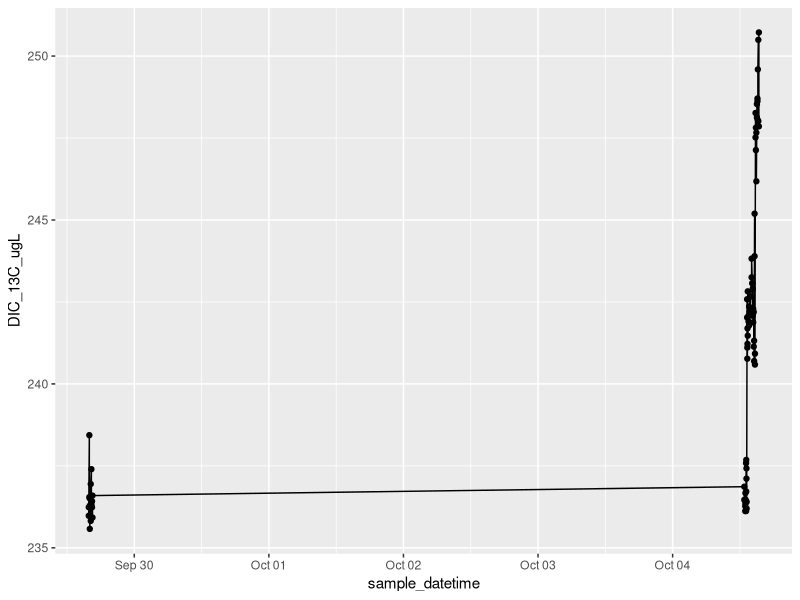
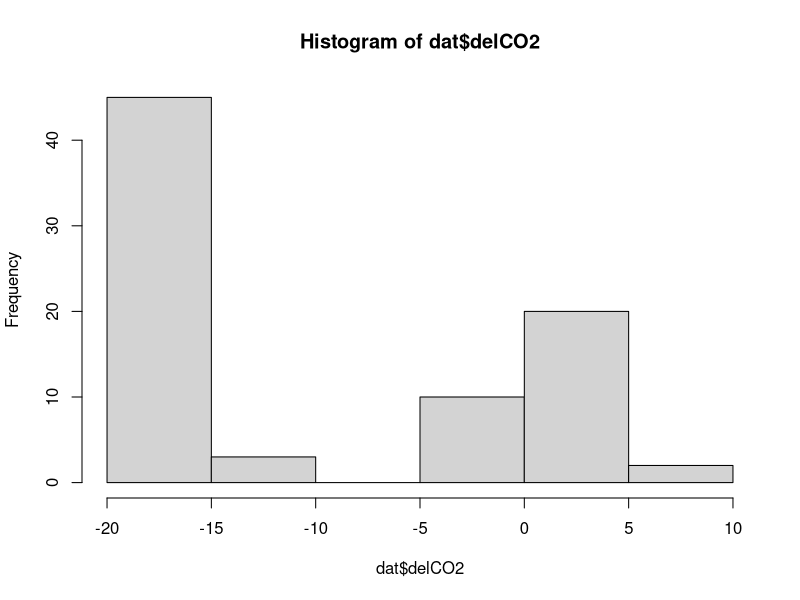
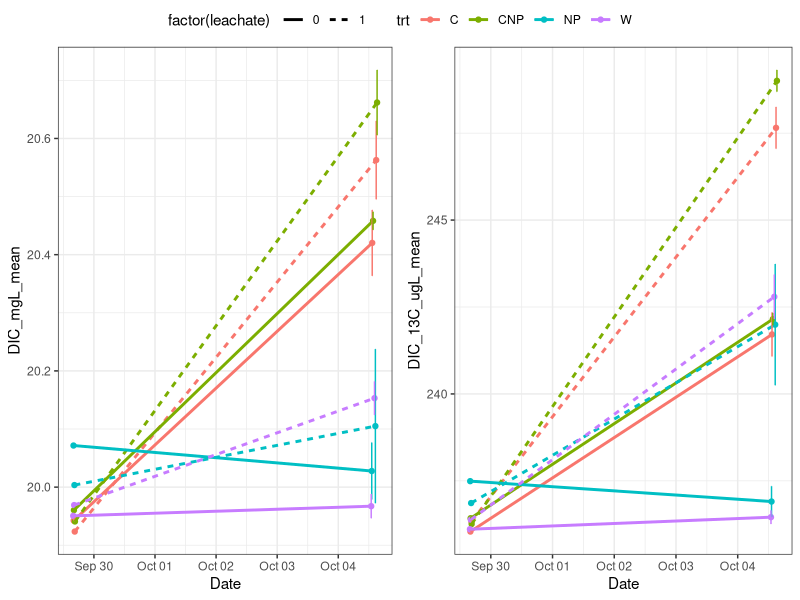
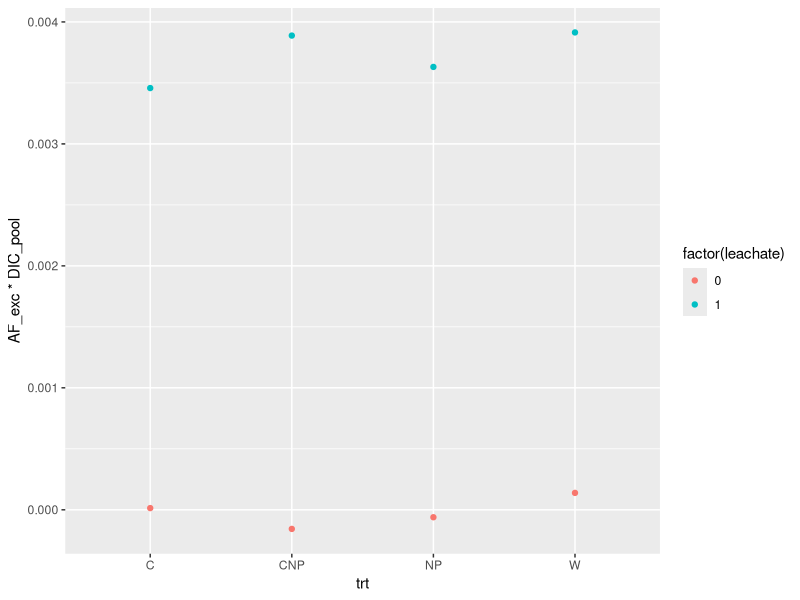
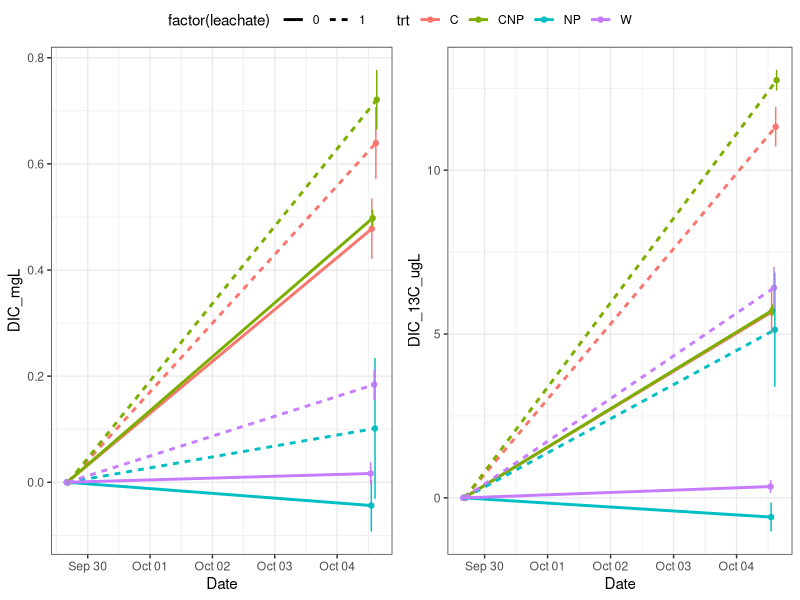
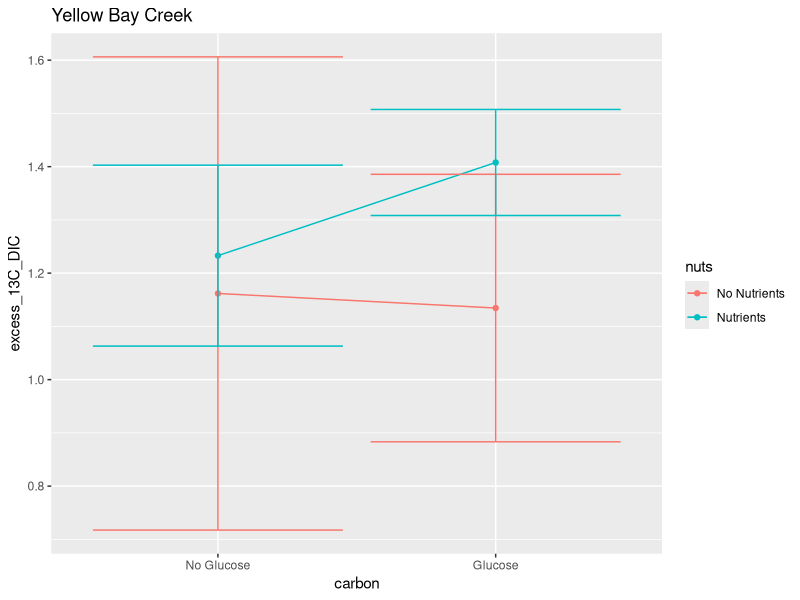
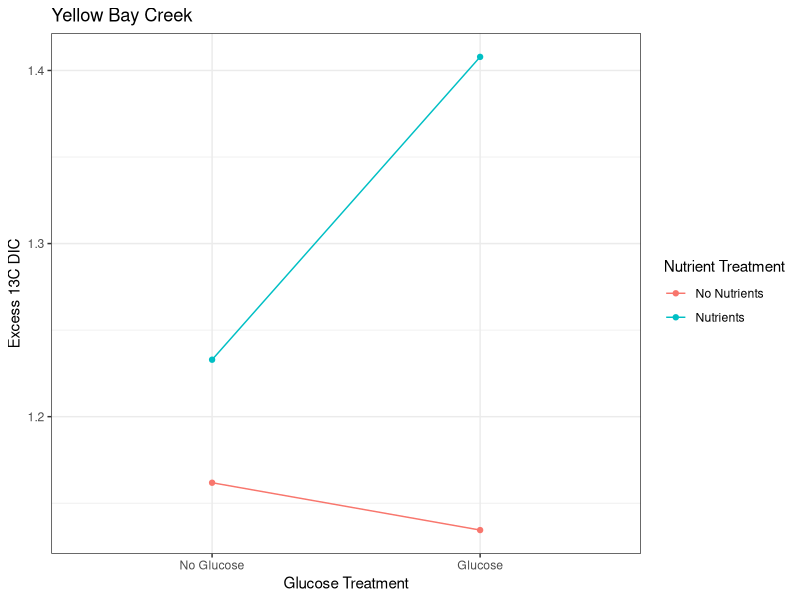

These charts were generated, in order, by the following R code:
library(tidyverse)
library(lubridate)
library(dplyr)


# setup ####
dat <- read_csv("data/Kirby_YBC/ybc_expt.csv")
#alk <- read_csv('data/alkalinity/nw_alkalinity.csv') %>%
 #   filter(!is.na(trt)) %>%
  #  mutate(date = as.Date(date, format = '%m/%d/%Y')) %>%
   # select(-samplenum, -treatment, -vol_acid)
glimpse(dat)


# Functions ####
deltoAF<- function (del) {
  Rst<-0.0112372
  R<-(del/1000+1)*Rst
  AF<-R/(1+R)
  AF

}

AFtodel <- function (AF) {
  Rst<-0.0112372
  R<- AF/(1-AF)
  del<- (R/Rst-1)*1000

  del
}

DICfrom_C_A <- function(K1, K2, C, A){
  H_minus <- (((-K1*C))-sqrt(((K1*C)^2)-(4*-1*A*2*K1*K2*C)))/(2*-1*A)
  pH <- -1*log10(H_minus)
  B <- (K1*C)/H_minus
  Ca <- (K2*B)/H_minus
  D <- C + B + Ca
  A_check <- B + 2*Ca

  l <- list(H_minus, pH, C, B, Ca, D, A, A_check)
  names(l) <- c("H", "pH", "C", "B", "Ca", "D", "A","A check")
  DIC = l$D
  return(DIC)
}

# metadata ####
trts <- data.frame(Treatment = 1:8,
                   trt = c('W',  'NP', 'C', 'CNP','W',  'NP', 'C', 'CNP'),
                   leachate = c(0,0,0,0,1,1,1,1))

# add actual data for this part once we have DOC from Adam
c_source <- read_csv('data/DOC_stock_concentrations.csv')

# There is no clear pattern in the alkalinity data. Take an average:
#alk <- alk %>% filter(final_pH > 4.3) %>%
 #   summarize(alk_meqL = mean(alk_meqL))

dat <- left_join(dat, trts, by = 'Treatment') %>%
    mutate(date = as.Date(sample_datetime))
    #left_join(alk, by = c('batch', 'trt', 'leachate'))

# calculate DIC in the water ####
###testing DIC from pCO2-alk
###partial pressures of CO2 pCO2 in uatm
alk <- 1.622933 # meq/L
# pCO2 <- 30 * 10^(-6) # mol/L
temp <- 273+21
K1 <- exp(290.9097-14554.21/(temp)-45.0575*log(temp))
K2 <- exp(207.6548-11843.79/(temp)-33.6485*log(temp))

# out <-DICfrom_C_A(K1=K1, K2=K2,C=pCO2,A=alk)
dat$DIC_molL <- DICfrom_C_A(K1, K2, dat$CO2_conc_umolL * 10^(-6),
                            alk* 10^-3)
# dat$DIC_13molL <- DICfrom_C_A(K1, K2, dat$CO2_13C_umolL * 10^(-6), alk)
dat$DIC_mgL <- dat$DIC_molL*12.011*1000
# dat$AF = deltoAF(dat$delCO2)
dat$DIC_13C_umolL = dat$DIC_molL * dat$AF *10^6
dat$DIC_13C_ugL = dat$DIC_13C_umolL * 13


dat %>% dplyr::filter(!is.na(Treatment)) %>%
ggplot(aes(x = sample_datetime, y = DIC_13C_ugL))+
  geom_point() + geom_line()

# # Clean up data ####

#dat <- dat %>%
 #   filter(!(batch == 2 & Syringe == '28'),
  #         !is.na(Treatment))

# # Remove high time zero point:
# dat %>% filter(batch == 1, Treatment == 6)
# # It looks like the high one is syringe 8G. Check this in the notes.
#
# dat <- dat %>%
#     filter(!(batch == 1 & Syringe == '8G'),
#            !is.na(Treatment))

hist(dat$delCO2)


# START OF FINAL FIGURES CODE####
# filter to use only the start and end time points
dat_sum <- dat %>%
    group_by(batch, trt, leachate, replicate) %>%
    summarize(across(any_of(c('sample_datetime', 'delCO2', 'DIC_mgL',
                              'DIC_13C_ugL', 'alk_meqL')),
                     .fns = ~mean(., na.rm = T))) %>%
    select(-replicate) %>%
    ungroup()
dat_sum <- dat_sum %>%
    group_by(batch, trt, leachate) %>%
    summarize(across(any_of(c('sample_datetime', 'delCO2', 'DIC_mgL',
                              'DIC_13C_ugL', 'alk_meqL')),
                     .fns = list(mean = ~mean(., na.rm = T),
                                 sd = ~sd(., na.rm = T)))) %>%
    rename(sample_datetime = sample_datetime_mean) %>%
    select(-sample_datetime_sd) %>%
    mutate(across(ends_with('sd'), ~case_when(is.na(.) ~ 0,
                                              TRUE ~ .)))

p12 <- ggplot(dat_sum, aes(sample_datetime, DIC_mgL_mean, col = trt, lty = factor(leachate)))+
    geom_point() + geom_line(size = 1) +
    geom_errorbar(aes(ymin = DIC_mgL_mean - DIC_mgL_sd,
                      ymax = DIC_mgL_mean + DIC_mgL_sd), lty = 1)+
    xlab('Date') +theme_bw()
p13 <- ggplot(dat_sum, aes(sample_datetime, DIC_13C_ugL_mean, col = trt, lty = factor(leachate)))+
    geom_point() + geom_line(size = 1) +
    geom_errorbar(aes(ymin = DIC_13C_ugL_mean - DIC_13C_ugL_sd,
                      ymax = DIC_13C_ugL_mean + DIC_13C_ugL_sd), lty = 1)+
    xlab('Date') +theme_bw()

ggpubr::ggarrange(p12, p13, common.legend = T)

#removing baseline ####

dat_dif <- dat_sum %>%
    mutate(AF = deltoAF(delCO2_mean)) %>%
    select(-starts_with(c('delCO2', 'alk_meqL'))) %>%
    mutate(batch = case_when(batch == 1 ~ 'T0',
                             batch == 2 ~ 'T1'))%>%
    rename(DIC_mgL = DIC_mgL_mean, DIC_13C_ugL = DIC_13C_ugL_mean) %>%
    pivot_wider(names_from = 'batch',
                values_from = c('sample_datetime', 'AF', 'DIC_mgL', 'DIC_13C_ugL',
                                'DIC_mgL_sd', 'DIC_13C_ugL_sd')) %>%
    mutate(AF_exc = AF_T1 - AF_T0,
           DIC_pool = DIC_mgL_T1,
           DIC_mgL_T1 = DIC_mgL_T1 - DIC_mgL_T0,
           DIC_mgL_T0 = DIC_mgL_T0 - DIC_mgL_T0,
           DIC_13C_ugL_T1 = DIC_13C_ugL_T1 - DIC_13C_ugL_T0,
           DIC_13C_ugL_T0 = DIC_13C_ugL_T0 - DIC_13C_ugL_T0) %>%
    pivot_longer(cols = ends_with(c('T0', 'T1')),
                 names_to = c('.value', 'time'),
                 names_sep = '_T')

#code to save figure(change expt name)
dat_dif %>% filter(DIC_mgL != 0) %>%
ggplot( aes(trt, AF_exc * DIC_pool, col = factor(leachate), group = leachate))+
    geom_point()
geom_bar(stat = 'identity')
p12 <- ggplot(dat_dif, aes(sample_datetime, DIC_mgL, col = trt, lty = factor(leachate)))+
    geom_point() + geom_line(size = 1) +
    geom_errorbar(aes(ymin = DIC_mgL - DIC_mgL_sd,
                      ymax = DIC_mgL + DIC_mgL_sd), lty = 1)+
    xlab('Date') +theme_bw()
p13 <- ggplot(dat_dif, aes(sample_datetime, DIC_13C_ugL, col = trt, lty = factor(leachate)))+
    geom_point() + geom_line(size = 1) +
    geom_errorbar(aes(ymin = DIC_13C_ugL - DIC_13C_ugL_sd,
                      ymax = DIC_13C_ugL + DIC_13C_ugL_sd), lty = 1)+
    xlab('Date') +theme_bw()
png(filename = 'figures/ybc_expt_13CO2.png',
    width = 8, height = 5, res = 300, units = 'in')
ggpubr::ggarrange(p12, p13, common.legend = T)
dev.off()


#tables ####

dd <- dat_sum %>% select(-starts_with(c('delCO2', 'alk_meqL'))) %>%
    mutate(batch = case_when(batch == 1 ~ 'T0',
                             batch == 2 ~ 'T'))%>%
    rename(DIC_mgL = DIC_mgL_mean, DIC_13C_ugL = DIC_13C_ugL_mean) %>%
    pivot_wider(names_from = 'batch',
                values_from = c('sample_datetime', 'DIC_mgL', 'DIC_13C_ugL',
                                'DIC_mgL_sd', 'DIC_13C_ugL_sd')) %>%
    mutate(inc_time = sample_datetime_T - sample_datetime_T0,
           Delta_T = as.numeric(inc_time),
           Delta_DIC_ugLd = (DIC_mgL_T - DIC_mgL_T0)*1000/Delta_T,
           Delta_DIC_ugLd_sd = (DIC_mgL_sd_T + DIC_mgL_sd_T0)*1000/Delta_T,
           Delta_DIC_13_ugLd = (DIC_13C_ugL_T - DIC_13C_ugL_T0)/Delta_T,
           Delta_DIC_13_ugLd_sd = (DIC_13C_ugL_sd_T + DIC_13C_ugL_sd_T0)/Delta_T) %>%
    select(-ends_with(c('_T', '_T0')))

mutate(dd, AF = Delta_DIC_13_ugLd/(Delta_DIC_13_ugLd + Delta_DIC_ugLd),
       del = AFtodel(AF))

excess13C <- dd %>% select( -inc_time) %>%
    pivot_wider(id_cols = trt, names_from = 'leachate',
                values_from = c('Delta_DIC_ugLd', 'Delta_DIC_13_ugLd',
                                'Delta_DIC_ugLd_sd', 'Delta_DIC_13_ugLd_sd')) %>%
    mutate(excess_13C_DIC = Delta_DIC_13_ugLd_1 - Delta_DIC_13_ugLd_0,
           excess_13C_sd = Delta_DIC_13_ugLd_sd_1 + Delta_DIC_13_ugLd_sd_0) %>%
    select(-ends_with(c('_1','_0')))

excess13C$carbon = c('Glucose', 'Glucose', 'No Glucose', 'No Glucose')
excess13C$carbon <- factor(excess13C$carbon, levels = c('No Glucose','Glucose'))
excess13C$nuts = c('No Nutrients', 'Nutrients', 'No Nutrients', 'Nutrients')
png(filename = 'figures/ybc_expt_13CDIC.png',
    width = 5, height = 5, res = 300, units = 'in')
ggplot(excess13C, aes(carbon, excess_13C_DIC, col = nuts, group = nuts)) +
    geom_line() + geom_point() +
    geom_errorbar(aes(ymin = excess_13C_DIC - excess_13C_sd,
                      ymax = excess_13C_DIC + excess_13C_sd))+
    ggtitle('Yellow Bay Creek')
dev.off()

png(filename = 'figures/ybc_expt_13CDIC_pres.png',
    width = 5, height = 5, res = 300, units = 'in')
ggplot(excess13C, aes(carbon, excess_13C_DIC, col = nuts,fill = nuts, group = nuts)) +
    geom_line() + geom_point() +
    # geom_ribbon(aes(ymin = excess_13C_DIC - excess_13C_sd,
    #                   ymax = excess_13C_DIC + excess_13C_sd),col = 'transparent', alpha = 0.2,
    #             outline.type = 'full')+
    ggtitle('Yellow Bay Creek')+
    xlab('Glucose Treatment') +theme_bw()+
    ylab('Excess 13C DIC')+
    guides(color = guide_legend(title = "Nutrient Treatment"))+
    guides(fill = FALSE)
dev.off()

# write_csv(DIC_dataframe, "processed_CO2/experiment1_processed.csv")
# DIC <- read_csv('processed_CO2/experiment1_processed.csv')
#
# # calculate excess 13CDIC in each treatment ####
# sumDIC <- filter(DIC, time_interval %in% c('T0', 'T5')) %>%
#     select(time_interval, treatment, sample_datetime, DIC_molL, DIC_13C_umolL) %>%
#     group_by(time_interval, treatment) %>%
#     # summarize(across(.fns = list(mean = ~mean(.), sd = sd(.))))
#     summarize(sample_datetime = mean(sample_datetime),
#               DIC_molL = mean(DIC_molL),
#               DIC_13C_sd = sd(DIC_13C_umolL),
#               DIC_13C_umolL = mean(DIC_13C_umolL)) %>%
#     ungroup()
#
# DIC_table <- sumDIC %>%
#     mutate(excess_13C_DIC_umolL = DIC_13C_umolL - sumDIC$DIC_13C_umolL[sumDIC$time_interval == 'T0'],
#            excess_DIC_umolL = (DIC_molL - sumDIC$DIC_molL[sumDIC$time_interval == 'T0'])*10^6,
#            excess_13C_DIC_umolL_sd = DIC_13C_sd + sumDIC$DIC_13C_sd[sumDIC$time_interval == 'T0'])
#
#
# #creating excess accumulated 13C CO2 (from DIC) plot  ####
# # setwd('/Users/niko/Dropbox/leachate_linder/processed_CO2')
# # DIC_table <- read_csv('~/Dropbox/leachate_linder/processed_CO2/DIC_table.csv')
# DIC_table$nutrients <- c(0,0,1,0,1)
# DIC_table$sugar <- c(0,1,1,0,0)
# # DIC_table$DICXS <- DIC_table$DICXS*1000
# # DIC_table$STDev_T5 <- DIC_table$STDev_T5*1000
# # DIC_table$STDev_T0 <- DIC_table$STDev_T0*1000
# # DIC_table$STDev <- DIC_table$STDev_T0 + DIC_table$STDev_T5
#
# DIC_table <- slice(DIC_table, -1)
#
# plot(DIC_table$sugar[DIC_table$nutrients == 1],
#      DIC_table$excess_13C_DIC_umolL[DIC_table$nutrients == 1], type = 'b',
#      xlim = c(-0.25,1.25), ylim = c(0,1.5), pch = 15, col = 'blue',
#      xaxt = 'n', xlab = 'No Sugar                                         Sugar',
#      ylab = 'Accumulated Excess 13C CO2 (µg)')
#
#
# arrows(x0 = DIC_table$sugar[DIC_table$nutrients == 1],
#        y0 = DIC_table$excess_13C_DIC_umolL[DIC_table$nutrients == 1],
#        x1 = DIC_table$sugar[DIC_table$nutrients == 1],
#        y1 = DIC_table$excess_13C_DIC_umolL[DIC_table$nutrients == 1]+
#          DIC_table$excess_13C_DIC_umolL_sd[DIC_table$nutrients ==1], length = 0.1, angle = 90)
# arrows(x0 = DIC_table$sugar[DIC_table$nutrients == 1],
#       y0 = DIC_table$excess_13C_DIC_umolL[DIC_table$nutrients == 1],
#       x1 = DIC_table$sugar[DIC_table$nutrients == 1],
#       y1 = DIC_table$excess_13C_DIC_umolL[DIC_table$nutrients == 1]-
#         DIC_table$excess_13C_DIC_umolL_sd[DIC_table$nutrients ==1], angle = 90, length = 0.1)
#
# lines(DIC_table$sugar[DIC_table$nutrients == 0],
#       DIC_table$excess_13C_DIC_umolL[DIC_table$nutrients == 0],pch = 1, col = 'forestgreen')
# points(DIC_table$sugar[DIC_table$nutrients == 0],
#        DIC_table$excess_13C_DIC_umolL[DIC_table$nutrients == 0], pch = 15, col = 'forestgreen')
# arrows(x0 = DIC_table$sugar[DIC_table$nutrients == 0],
#        y0 = DIC_table$excess_13C_DIC_umolL[DIC_table$nutrients == 0],
#        x1 = DIC_table$sugar[DIC_table$nutrients == 0],
#        y1 = DIC_table$excess_13C_DIC_umolL[DIC_table$nutrients == 0]+
#          DIC_table$excess_13C_DIC_umolL_sd[DIC_table$nutrients ==0], length = 0.1, angle = 90)
# arrows(x0 = DIC_table$sugar[DIC_table$nutrients == 0],
#        y0 = DIC_table$excess_13C_DIC_umolL[DIC_table$nutrients == 0],
#        x1 = DIC_table$sugar[DIC_table$nutrients == 0],
#        y1 = DIC_table$excess_13C_DIC_umolL[DIC_table$nutrients == 0]-
#          DIC_table$excess_13C_DIC_umolL_sd[DIC_table$nutrients ==0], angle = 90, length = 0.1)
#
# legend('topleft', legend = c('Nutrients', 'No Nutrients'),
#        col = c('green', 'blue'), lty = c(1,1), pch = c(15, 15), border = NA)
#
# # plot(DIC_table$sample_datetime, dat$DIC_13C, type = 'b', pch = 15)
# lines(dat$sample_datetime)
#
# arrows()
